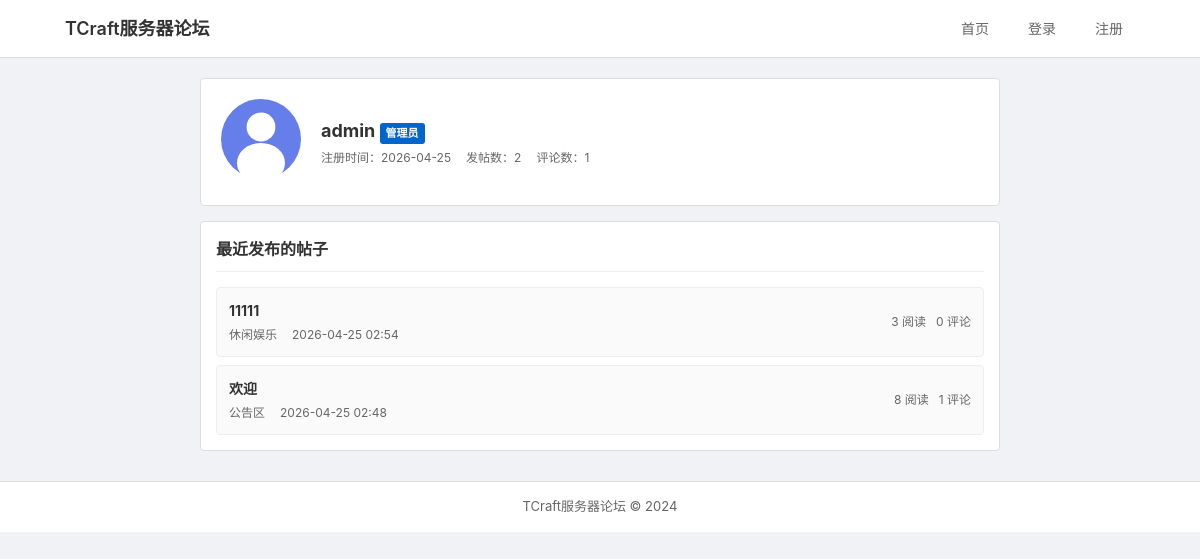
The app's page /auth/profile/admin, older data.
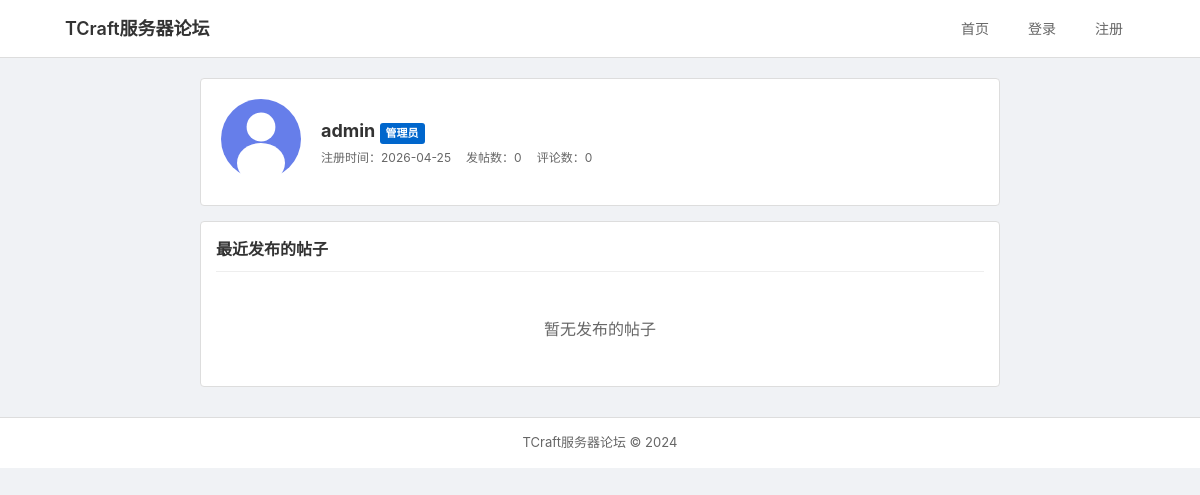
The same page, newer data.
### app/models.py (models this page shows, shortened)
class User(UserMixin, db.Model):
    id = db.Column(db.Integer, primary_key=True)
    username = db.Column(db.String(64), index=True, unique=True)
    email = db.Column(db.String(120), index=True, unique=True)
    password_hash = db.Column(db.String(128))
    avatar = db.Column(db.String(200), default='default_avatar.svg')
    signature = db.Column(db.String(200))
    is_admin = db.Column(db.Boolean, default=False)
    is_banned = db.Column(db.Boolean, default=False)
    created_at = db.Column(db.DateTime, default=datetime.utcnow)
    posts = db.relationship('Post', backref='author', lazy='dynamic')
    comments = db.relationship('Comment', backref='author', lazy='dynamic')

class Post(db.Model):
    id = db.Column(db.Integer, primary_key=True)
    title = db.Column(db.String(140))
    content = db.Column(db.Text)
    views = db.Column(db.Integer, default=0)
    is_pinned = db.Column(db.Boolean, default=False)
    is_locked = db.Column(db.Boolean, default=False)
    user_id = db.Column(db.Integer, db.ForeignKey('user.id'))
    category_id = db.Column(db.Integer, db.ForeignKey('category.id'))
    created_at = db.Column(db.DateTime, index=True, default=datetime.utcnow)
    updated_at = db.Column(db.DateTime, default=datetime.utcnow)
    comments = db.relationship('Comment', backref='post', lazy='dynamic', cascade='all, delete-orphan')
    def comment_count(self):
        return self.comments.count()

class Category(db.Model):
    id = db.Column(db.Integer, primary_key=True)
    name = db.Column(db.String(64), unique=True)
    description = db.Column(db.String(200))
    icon = db.Column(db.String(50))
    order = db.Column(db.Integer, default=0)
    admin_only = db.Column(db.Boolean, default=False)
    posts = db.relationship('Post', backref='category', lazy='dynamic')
    created_at = db.Column(db.DateTime, default=datetime.utcnow)

### app/routes/auth.py (the view)
@auth.route('/profile/<username>')
def profile(username):
    user = User.query.filter_by(username=username).first_or_404()
    posts = user.posts.order_by(Post.created_at.desc()).limit(10).all()
    return render_template('auth/profile.html', user=user, posts=posts)

### app/templates/auth/profile.html (shortened to what this page needs)
{% extends "base.html" %}
{% block content %}
<div class="profile-container">
    <div class="profile-header">
        <div class="profile-avatar">
            <img src="{{ url_for('static', filename='images/' + user.avatar) }}" alt="{{ user.username }}">
        </div>
        <div class="profile-info">
            <h1>{{ user.username }}
                {% if user.is_admin %}<span class="badge badge-admin">管理员</span>{% endif %}
            </h1>
            <div class="profile-meta">
                <span>注册时间：{{ user.created_at.strftime('%Y-%m-%d') }}</span>
                <span>发帖数：{{ user.posts.count() }}</span>
                <span>评论数：{{ user.comments.count() }}</span>
            </div>
        </div>
    </div>
    <div class="profile-content">
        <h2>最近发布的帖子</h2>
        <div class="post-list">
            {% for post in posts %}
            <a href="{{ url_for('forum.post', id=post.id) }}" class="post-item">
                <div class="post-main">
                    <h3>{{ post.title }}</h3>
                    <div class="post-meta">
                        {% if post.category %}<span>{{ post.category.name }}</span>{% endif %}
                        <span>{{ post.created_at.strftime('%Y-%m-%d %H:%M') }}</span>
                    </div>
                </div>
                <div class="post-stats">
                    <span>{{ post.views }} 阅读</span>
                    <span>{{ post.comment_count() }} 评论</span>
                </div>
            </a>
            {% endfor %}
            {% if not posts %}
            <div class="empty-state">
                <p>暂无发布的帖子</p>
            </div>
            {% endif %}
        </div>
    </div>
</div>
{% endblock %}

### app/templates/base.html (shortened to what this page needs)
<!DOCTYPE html>
<html lang="zh-CN">
<head>
    <link rel="stylesheet" href="{{ url_for('static', filename='css/style.css') }}">
</head>
<body>
    <nav class="navbar">
        <div class="nav-container">
            <a href="{{ url_for('main.index') }}" class="nav-brand">TCraft服务器论坛</a>
            <div class="nav-menu">
                <a href="{{ url_for('main.index') }}" class="nav-link">首页</a>
                {% if current_user.is_authenticated %}
                    {% if current_user.is_banned %}
                    <span class="nav-link banned-tag">已封禁</span>
                    {% else %}
                    <a href="{{ url_for('forum.create_post') }}" class="nav-link">发帖</a>
                    {% endif %}
                    {% if current_user.is_admin %}
                    <a href="{{ url_for('forum.admin') }}" class="nav-link">后台</a>
                    {% endif %}
                    <div class="nav-user">
                        <a href="{{ url_for('auth.profile', username=current_user.username) }}" class="nav-link">{{ current_user.username }}</a>
                        <a href="{{ url_for('auth.logout') }}" class="nav-link">退出</a>
                    </div>
                {% else %}
                    <a href="{{ url_for('auth.login') }}" class="nav-link">登录</a>
                    <a href="{{ url_for('auth.register') }}" class="nav-link">注册</a>
                {% endif %}
            </div>
        </div>
    </nav>
    <div class="container">
        {% block content %}{% endblock %}
    </div>
    <footer class="footer">
        <div class="container">
            <p>TCraft服务器论坛 &copy; 2024</p>
        </div>
    </footer>
</body>
</html>

### app/static/css/style.css (style rules this page uses)
* { margin: 0; padding: 0; box-sizing: border-box; }
body { font-family: -apple-system, BlinkMacSystemFont, 'Segoe UI', Roboto, sans-serif; background: #f0f2f5; color: #333; line-height: 1.5; }
.container { max-width: 1100px; margin: 0 auto; padding: 0 15px; }
.navbar { background: #fff; border-bottom: 1px solid #ddd; padding: 12px 0; }
.nav-container { max-width: 1100px; margin: 0 auto; padding: 0 15px; display: flex; justify-content: space-between; align-items: center; }
.nav-brand { font-size: 18px; font-weight: 600; color: #333; text-decoration: none; }
.nav-menu { display: flex; align-items: center; gap: 15px; }
.nav-link { color: #666; text-decoration: none; padding: 6px 12px; font-size: 14px; }
.post-list { display: flex; flex-direction: column; gap: 8px; }
.badge { display: inline-block; padding: 2px 6px; border-radius: 3px; font-size: 11px; margin-right: 4px; }
.badge-admin { background: #0066cc; color: white; }
.profile-container { max-width: 800px; margin: 20px auto; }
.profile-header { background: #fff; padding: 20px; border-radius: 4px; display: flex; align-items: center; gap: 20px; margin-bottom: 15px; border: 1px solid #ddd; }
.profile-avatar img { width: 80px; height: 80px; border-radius: 4px; object-fit: cover; }
.profile-info h1 { font-size: 18px; margin-bottom: 5px; }
.profile-meta { display: flex; gap: 15px; font-size: 12px; color: #666; }
.profile-content { background: #fff; padding: 15px; border-radius: 4px; border: 1px solid #ddd; }
.profile-content h2 { font-size: 16px; margin-bottom: 15px; padding-bottom: 10px; border-bottom: 1px solid #eee; }
.empty-state { text-align: center; padding: 30px; color: #666; }
.footer { background: #fff; border-top: 1px solid #ddd; text-align: center; padding: 15px; margin-top: 30px; font-size: 13px; color: #666; }

Row changes from the older to the newer data that the page shows:
removed Post: title "11111", category.name "休闲娱乐", created_at "2026-04-25 02:54", views "3", comment_count "0"
removed Post: title "欢迎", category.name "公告区", created_at "2026-04-25 02:48", views "8", comment_count "1"
Text that changed along with them:
{{ user.posts.count() }}: "2" → "0"
{{ user.comments.count() }}: "1" → "0"
text now shown: "暂无发布的帖子"
